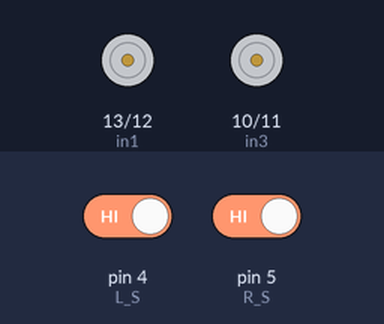
This sketch was run on a simulated Arduino Uno, built with avr-gcc and run on an emulated ATmega328P. Shown: motor-driver pin pairs drawn as motors (green arrow = first pin HIGH = forward, orange = second pin HIGH = backward, longer = more drive, scaled by the enable pin). The inputs (shaded band) are chosen by the test bench; at power-on: pin 4 (L_S) HIGH, pin 5 (R_S) HIGH.

Above: at 1.2 s.
1.3 s: pin 4 (L_S) driven LOW
At 1.8 s:
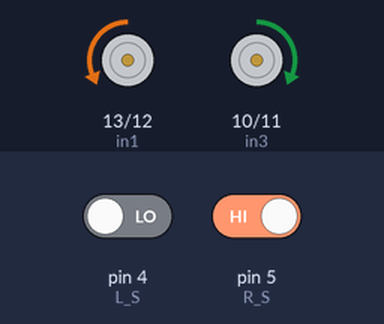
2.8 s: pin 5 (R_S) driven LOW
At 4.0 s:
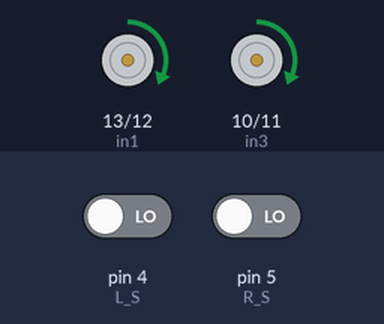
4.3 s: pin 4 (L_S) driven HIGH
At 5.3 s:
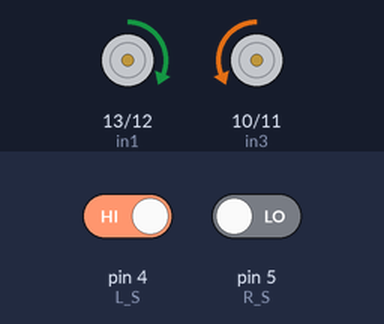
5.8 s: pin 5 (R_S) driven HIGH
At 6.4 s:
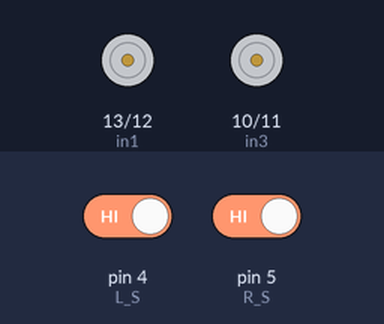
Timing chart, 0 to 8.3 s (numbered marks = the images above; inputs shaded):
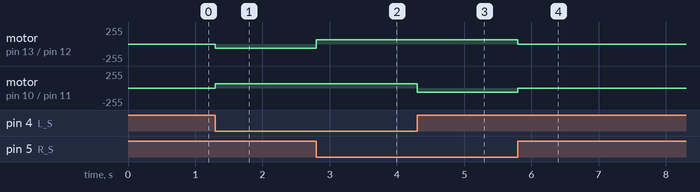

Measured:
- after the input at 1.3 s, motor on pin 13 (in1) / pin 12 (in2): stopped → backward 65/255 at once; motor on pin 10 (in3) / pin 11 (in4): stopped → forward 65/255 at once
- after the input at 2.8 s, motor on pin 13 (in1) / pin 12 (in2): backward 65/255 → forward 65/255 at once
- after the input at 4.3 s, motor on pin 10 (in3) / pin 11 (in4): forward 65/255 → backward 65/255 at once
- after the input at 5.8 s, motor on pin 13 (in1) / pin 12 (in2): forward 65/255 → stopped at once; motor on pin 10 (in3) / pin 11 (in4): backward 65/255 → stopped at once

The sketch:

Main.ino
```cpp
// Arduino Line Follower Robot Code


#define enA 6 //Enable1 L293 Pin enA

#define in1 13 //Motor1  L293 Pin in1

#define in2 12 //Motor1  L293 Pin in1

#define in3 10 //Motor2  L293 Pin in1

#define in4 11 //Motor2  L293 Pin in1

#define enB 3 //Enable2 L293 Pin enB

#define R_S 5//ir sensor Right

#define L_S 4 //ir sensor Left

int speed1 = 65,speed2=65;
void setup(){

pinMode(R_S, INPUT);

pinMode(L_S, INPUT);

pinMode(enA, OUTPUT);

pinMode(in1, OUTPUT);

pinMode(in2, OUTPUT);

pinMode(in3, OUTPUT);

pinMode(in4, OUTPUT);

pinMode(enB, OUTPUT);

digitalWrite(enA, HIGH);

digitalWrite(enB, HIGH);

  //The problem with TT gear motors is that, at very low pwm value it does not even rotate.
  //If we increase the PWM value then it rotates faster and our robot is not controlled in that speed and goes out of line.
  //For that we need to increase the frequency of analogWrite.
  //Below line is important to change the frequency of PWM signal on pin D5 and D6
  //Because of this, motor runs in controlled manner (lower speed) at high PWM value.
  //This sets frequecny as 7812.5 hz.

//TCCR0B = TCCR0B & B11111000 | B00000010 ;

//delay(1000);

}

void loop(){

if((digitalRead(R_S) == 0)&&(digitalRead(L_S) == 0)){forward();}   //if Right Sensor and Left Sensor are at White color then it will call forword function

if((digitalRead(R_S) == 1)&&(digitalRead(L_S) == 0)){turnRight();} //if Right Sensor is Black and Left Sensor is White then it will call turn Right function

if((digitalRead(R_S) == 0)&&(digitalRead(L_S) == 1)){turnLeft();}  //if Right Sensor is White and Left Sensor is Black then it will call turn Left function

if((digitalRead(R_S) == 1)&&(digitalRead(L_S) == 1)){Stop();} //if Right Sensor and Left Sensor are at Black color then it will call Stop function


}

void forward(){  //forword
  analogWrite(enA, speed1);

  analogWrite(enB, speed2);

  digitalWrite(in1, HIGH); //Right Motor forword Pin

  digitalWrite(in2, LOW);  //Right Motor backword Pin

  digitalWrite(in3, HIGH);  //Left Motor backword Pin

  digitalWrite(in4, LOW); //Left Motor forword Pin

}

void turnRight(){ //turnRight
    analogWrite(enA, speed1);

  analogWrite(enB, speed2);

digitalWrite(in1, LOW);  //Right Motor forword Pin

digitalWrite(in2, HIGH); //Right Motor backword Pin

digitalWrite(in3, HIGH);  //Left Motor backword Pin

 digitalWrite(in4, LOW); //Left Motor forword Pin

}

void turnLeft(){ //turnLeft
    analogWrite(enA, speed1);

  analogWrite(enB, speed2);

digitalWrite(in1, HIGH); //Right Motor forword Pin

digitalWrite(in2, LOW);  //Right Motor backword Pin

digitalWrite(in3, LOW); //Left Motor backword Pin

digitalWrite(in4, HIGH);  //Left Motor forword Pin

}

void Stop(){ //stop

digitalWrite(in1, LOW); //Right Motor forword Pin

digitalWrite(in2, LOW); //Right Motor backword Pin

digitalWrite(in3, LOW); //Left Motor backword Pin

digitalWrite(in4, LOW); //Left Motor forword Pin

}
```
